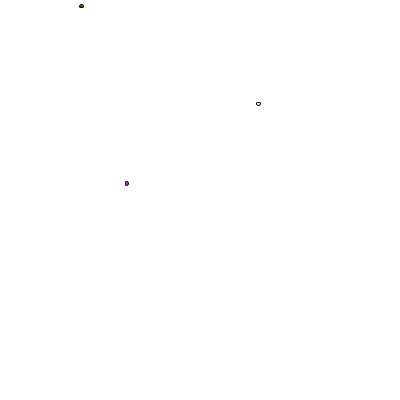
Frame 1 (no input)
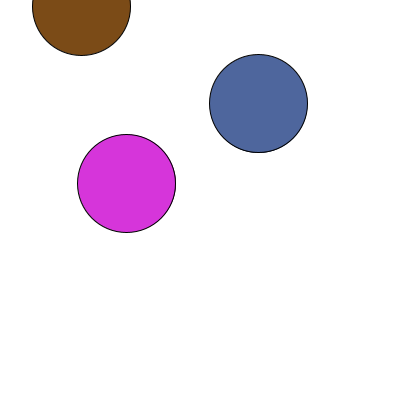
Frame 60 (the mouse pressed at the canvas centre just before this capture)
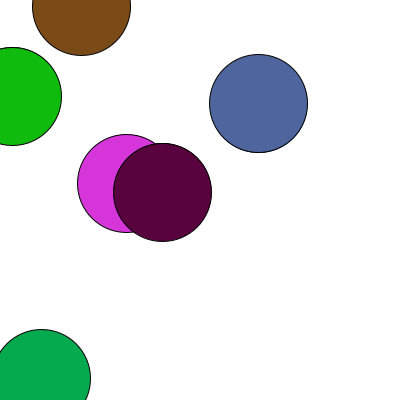
Frame 120 (the mouse held since frame 60 and released just before this capture)

The Processing sketch that drew these frames (run headless with seeded random() and noise(); from frame 60 on, the mouse is pressed at the canvas centre):

// Processing sketch: processing_169101
// ── processing_169101.pde

Circle myCircle;
Circle myCircle1;
Circle myCircle2;

void setup() {

  size(400, 400);
  background(255);

 myCircle = new Circle();
 myCircle1 = new Circle();
 myCircle2 = new Circle();

}



void draw() {
//have to make 3 for each circle, my mistake #1
  //1st circle
 if (myCircle.g < 800) {

    myCircle.grow();

    myCircle.display();
 }
 else {
    myCircle.reset();
 } 
 
 //second circle
 if (myCircle1.g < 800) {

    myCircle1.grow();

    myCircle1.display();
 }
 else {
    myCircle1.reset();

 } 

//third circle
if (myCircle2.g < 800) {

    myCircle2.grow();

    myCircle2.display();
 }
 else {
    myCircle2.reset();

 } 
//CALLING INTERSECTION through an if statement but had to add resets here as well, mistake #2
if(  myCircle.intersect(myCircle1) || myCircle.intersect(myCircle2) || myCircle1.intersect(myCircle2) ) {
 println(myCircle.g);
 println(myCircle1.g);
 println(myCircle2.g);
  myCircle.reset();
  myCircle1.reset();
  myCircle2.reset();
}

}

void mousePressed(){
   myCircle.reset();
  myCircle1.reset();
  myCircle2.reset();
}

//CLASS

class Circle {
   float getBig;
     float g;
     float x;
     float y;
     color c;
      
  Circle(){
     //its super slow so you can see my mousePressed reset works :)
    getBig= .8;
     g=1;
     x= random(400);
     y= random(400);
     c= color (random(225), random(225), random(255) );
  }
     

void grow(){
  g= g + getBig;
}
  
void display (){
  ellipse(x, y, 2*g, 2*g);
  fill (c);
}
  
void reset(){
  g=1;
     x= random(400);
     y= random(400);
     c= color (random(225), random(225), random(255) );
     background(255);
  
}
//make them interect with boolean from 10-3
boolean intersect(Circle c) {  
    
    float distance = dist(x, y, c.x, c.y); 
   
    if (distance < g + c.g) {
      println("Dis"+distance);
      return true;
    } else {
      return false;
    }
  }
}
